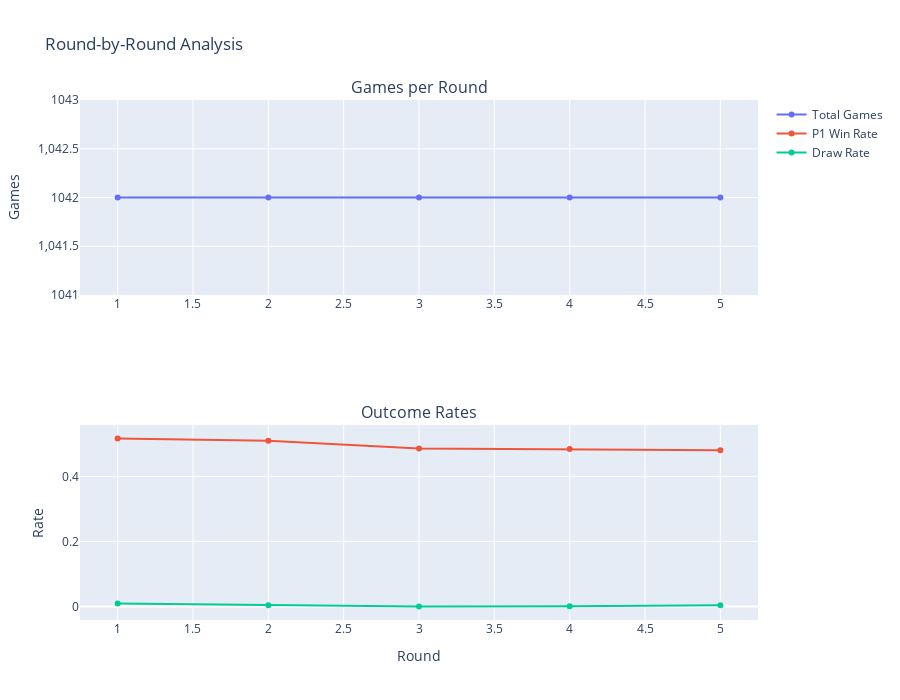

Source (notebook cell):
### Markdown cell above
## Performance by Round

### Code cell
# Analyze performance by round
round_stats = matches_df.groupby("round").agg(
    {
        "p1_wins": "sum",
        "p2_wins": "sum",
        "draws": "sum",
    }
)

round_stats["total_games"] = (
    round_stats["p1_wins"] + round_stats["p2_wins"] + round_stats["draws"]
)
round_stats["p1_win_rate"] = round_stats["p1_wins"] / round_stats["total_games"]
round_stats["draw_rate"] = round_stats["draws"] / round_stats["total_games"]

fig = make_subplots(rows=2, cols=1, subplot_titles=("Games per Round", "Outcome Rates"))

# Total games per round
fig.add_trace(
    go.Scatter(
        x=round_stats.index,
        y=round_stats["total_games"],
        mode="lines+markers",
        name="Total Games",
    ),
    row=1,
    col=1,
)

# Outcome rates
fig.add_trace(
    go.Scatter(
        x=round_stats.index,
        y=round_stats["p1_win_rate"],
        mode="lines+markers",
        name="P1 Win Rate",
    ),
    row=2,
    col=1,
)

fig.add_trace(
    go.Scatter(
        x=round_stats.index,
        y=round_stats["draw_rate"],
        mode="lines+markers",
        name="Draw Rate",
    ),
    row=2,
    col=1,
)

fig.update_xaxes(title_text="Round", row=2, col=1)
fig.update_yaxes(title_text="Games", row=1, col=1)
fig.update_yaxes(title_text="Rate", row=2, col=1)
fig.update_layout(height=700, title_text="Round-by-Round Analysis")
fig.show()

### Figure 1 — Plotly figure (JSON) as saved in the notebook; plotly's stock layout.template omitted (floating-point values rounded to 4 significant figures)
{"data": [{"mode": "lines+markers", "name": "Total Games", "type": "scatter", "x": [1, 2, 3, 4, 5], "xaxis": "x", "y": [1042, 1042, 1042, 1042, 1042], "yaxis": "y"}, {"mode": "lines+markers", "name": "P1 Win Rate", "type": "scatter", "x": [1, 2, 3, 4, 5], "xaxis": "x2", "y": [0.5163, 0.5096, 0.4856, 0.4837, 0.4798], "yaxis": "y2"}, {"mode": "lines+markers", "name": "Draw Rate", "type": "scatter", "x": [1, 2, 3, 4, 5], "xaxis": "x2", "y": [0.009597, 0.003839, 0.0, 0.0009597, 0.003839], "yaxis": "y2"}], "layout": {"annotations": [{"font": {"size": 16}, "showarrow": false, "text": "Games per Round", "x": 0.5, "xanchor": "center", "xref": "paper", "y": 1, "yanchor": "bottom", "yref": "paper"}, {"font": {"size": 16}, "showarrow": false, "text": "Outcome Rates", "x": 0.5, "xanchor": "center", "xref": "paper", "y": 0.375, "yanchor": "bottom", "yref": "paper"}], "height": 700, "title": {"text": "Round-by-Round Analysis"}, "xaxis": {"anchor": "y", "domain": [0, 1]}, "xaxis2": {"anchor": "y2", "domain": [0, 1], "title": {"text": "Round"}}, "yaxis": {"anchor": "x", "domain": [0.625, 1], "title": {"text": "Games"}}, "yaxis2": {"anchor": "x2", "domain": [0, 0.375], "title": {"text": "Rate"}}}}
